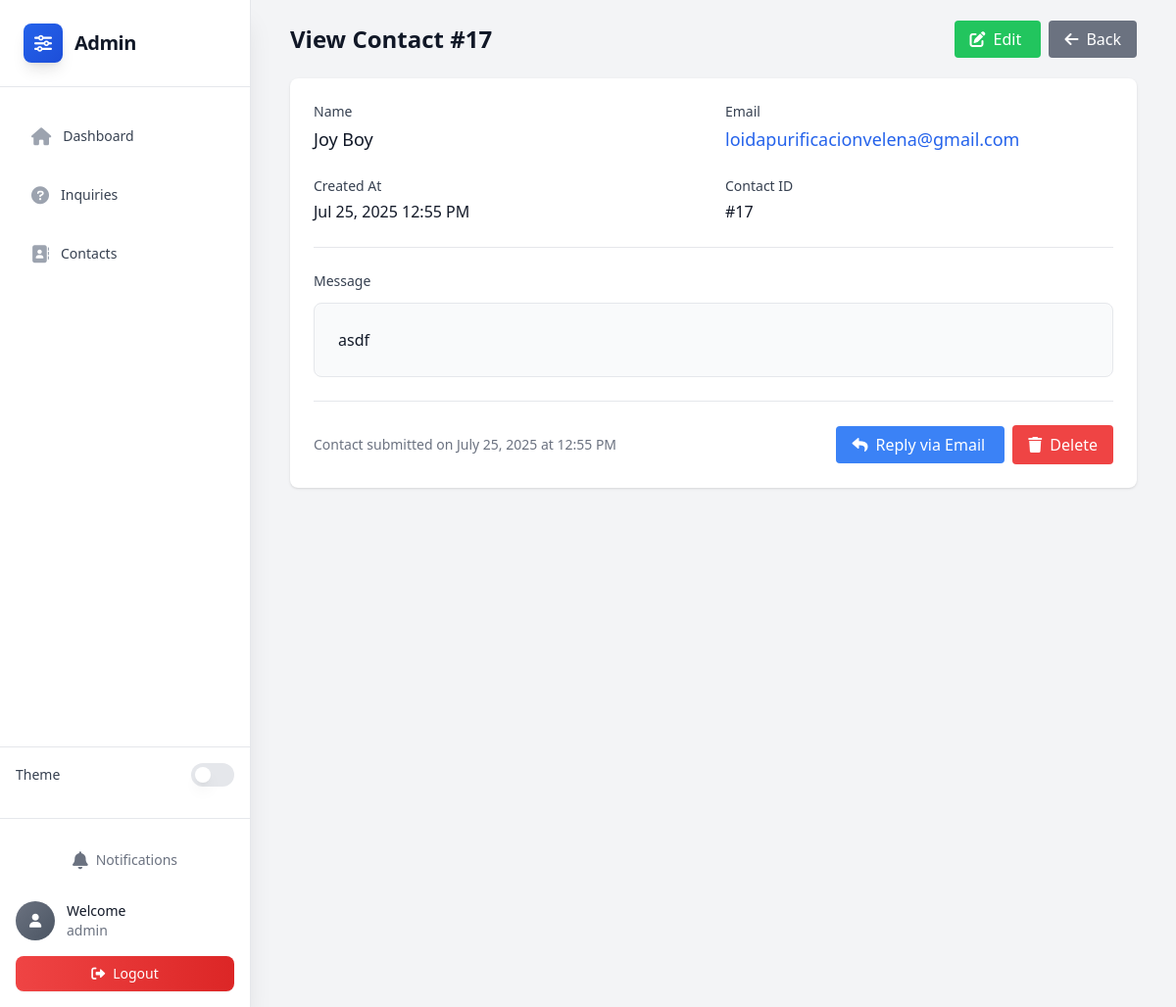
The page /admin/contact/view.php?id=17 (signed in) on the database its author committed.
### tables this page shows
CREATE TABLE `contact` (
  `id` int(11) NOT NULL,
  `name` varchar(100) NOT NULL,
  `email` varchar(100) NOT NULL,
  `message` text NOT NULL,
  `created_at` timestamp NOT NULL DEFAULT current_timestamp()
);

### admin/includes/database.php (called while the page is built, shortened)
<?php
class Database {
    private $conn;
    public function __construct() {
        try {
            $this->conn = new PDO("mysql:host=" . DB_HOST . ";dbname=" . DB_NAME, DB_USER, DB_PASS);
            $this->conn->setAttribute(PDO::ATTR_ERRMODE, PDO::ERRMODE_EXCEPTION);
        } catch(PDOException $e) {
            die("Connection failed: " . $e->getMessage());
        }
    }
    public function prepare($sql) {
        return $this->conn->prepare($sql);
    }
}
?>

### admin/contact/view.php (the view, shortened to what this page needs)
<?php
require_once '../includes/database.php';
$db = new Database();
$id = (int)$_GET['id'];
$stmt = $db->prepare("SELECT * FROM contact WHERE id = ?");
$stmt->execute([$id]);
$contact = $stmt->fetch(PDO::FETCH_ASSOC);
include '../includes/header.php';
include '../includes/navbar.php';
?>
<div class="max-w-4xl mx-auto px-4 py-6">
    <div class="flex justify-between items-center mb-6">
        <h1 class="text-2xl font-bold text-gray-900">View Contact #<?= $contact['id'] ?></h1>
        <div class="space-x-2">
            <a href="edit.php?id=<?= $contact['id'] ?>" class="bg-green-500 text-white px-4 py-2 rounded hover:bg-green-600">
                <i class="fas fa-edit mr-2"></i>Edit
            </a>
            <a href="index.php" class="bg-gray-500 text-white px-4 py-2 rounded hover:bg-gray-600">
                <i class="fas fa-arrow-left mr-2"></i>Back
            </a>
        </div>
    </div>
    <div class="bg-white rounded-lg shadow">
        <div class="p-6">
            <div class="grid grid-cols-1 md:grid-cols-2 gap-6 mb-6">
                <div>
                    <label class="block text-sm font-medium text-gray-700 mb-1">Name</label>
                    <p class="text-gray-900 text-lg"><?= htmlspecialchars($contact['name']) ?></p>
                </div>
                <div>
                    <label class="block text-sm font-medium text-gray-700 mb-1">Email</label>
                    <p class="text-gray-900 text-lg">
                        <a href="mailto:<?= htmlspecialchars($contact['email']) ?>" class="text-blue-600 hover:text-blue-800">
                            <?= htmlspecialchars($contact['email']) ?>
                        </a>
                    </p>
                </div>
                <div>
                    <label class="block text-sm font-medium text-gray-700 mb-1">Created At</label>
                    <p class="text-gray-900"><?= date('M j, Y g:i A', strtotime($contact['created_at'])) ?></p>
                </div>
                <div>
                    <label class="block text-sm font-medium text-gray-700 mb-1">Contact ID</label>
                    <p class="text-gray-900">#<?= $contact['id'] ?></p>
                </div>
            </div>
            <div class="border-t pt-6">
                <label class="block text-sm font-medium text-gray-700 mb-3">Message</label>
                <div class="bg-gray-50 p-6 rounded-lg border">
                    <p class="text-gray-900 whitespace-pre-wrap leading-relaxed"><?= htmlspecialchars($contact['message']) ?></p>
                </div>
            </div>
            <div class="border-t pt-6 mt-6">
                <div class="flex justify-between items-center">
                    <div class="text-sm text-gray-500">
                        Contact submitted on <?= date('F j, Y \a\t g:i A', strtotime($contact['created_at'])) ?>
                    </div>
                    <div class="space-x-2">
                        <a href="mailto:<?= htmlspecialchars($contact['email']) ?>" class="bg-blue-500 text-white px-4 py-2 rounded hover:bg-blue-600">
                            <i class="fas fa-reply mr-2"></i>Reply via Email
                        </a>
                        <button onclick="confirmDelete(<?= $contact['id'] ?>, 'contact')" class="bg-red-500 text-white px-4 py-2 rounded hover:bg-red-600">
                            <i class="fas fa-trash mr-2"></i>Delete
                        </button>
                    </div>
                </div>
            </div>
        </div>
    </div>
</div>
<?php include '../includes/footer.php'; ?>

### rows shown on the page
contact: id "17", name "Joy Boy", email "loidapurificacionvelena@gmail.com", created_at "Jul 25, 2025 12:55 PM", message "asdf", created_at "July 25, 2025 at 12:55 PM"

### other values the page prints
$_SESSION['admin_username'] "admin"
